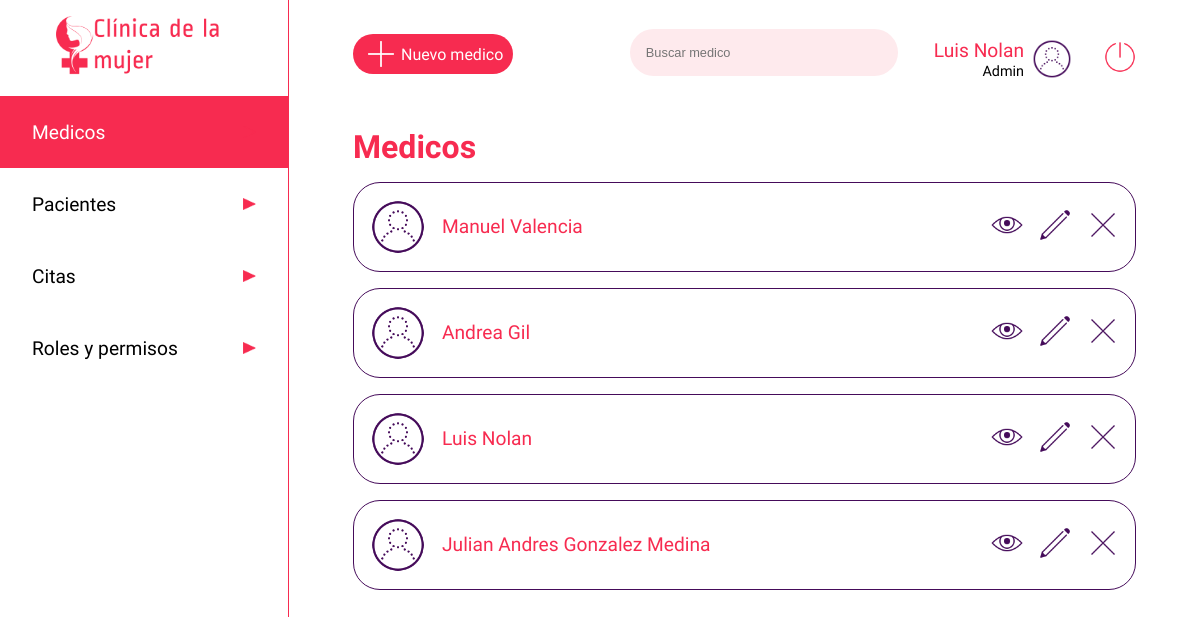
The page /medico (signed in) on the database its author committed.
### app.py (models this page shows, shortened)
class users(db.Model):
    __tablename__ = 'users'
    cedula = db.Column(db.Integer, primary_key=True)
    nombre=db.Column(db.String)
    apellido=db.Column(db.String)
    nacimiento=db.Column(db.String)
    eps=db.Column(db.String)
    email=db.Column(db.String, unique=True)
    telefono=db.Column(db.Integer)
    dir=db.Column(db.String)
    ciudad=db.Column(db.String)
    password=db.Column(db.String)
    rol =db.Column(db.String)
    especialidad = db.Column(db.String)
    estado = db.Column(db.Boolean)

### app.py (the view)
@app.route('/medico', methods=['GET'])
def medicouser():
    if 'usuarioIngresado' in session:
        medicos = users.query.filter_by(rol='medico')
        usuario = users.query.filter_by(cedula=int(session['usuarioIngresado'])).first()
        return render('medicos.html', listamedicos = medicos, row=usuario)
    else:
        return render('acceso-denegado.html')

### templates/medicos.html (shortened to what this page needs)
<!DOCTYPE html>
<html lang="es">
<head>
    <link rel="stylesheet" type="text/css" href="{{ url_for('static', filename='css/stylelist.css')}}">
</head>
<body>
    <header class="header">
        <a href="/dashboard" type="button" class="btn"><img src="{{ url_for('static', filename='images/iconoclinica.png')}}" class="logo" alt="Clinica de la mujer"></a>
        <nav>
            <ul class="menu">
                <li class="menuitems"><a href="/medico" class="menuselect"><span>Medicos</span><img src="{{ url_for('static', filename='images/triangulo.png')}}" class="flecha" alt=""></a></li>
                <li class="menuitems"><a href="/paciente" class="menulink"><span>Pacientes</span><img src="{{ url_for('static', filename='images/triangulo.png')}}" class="flecha" alt=""></a></li>
                <li class="menuitems"><a href="/listado-citas" class="menulink"><span>Citas</span><img src="{{ url_for('static', filename='images/triangulo.png')}}" class="flecha" alt=""></a></li>
                <li class="menuitems"><a href="/roles" class="menulink"><span>Roles y permisos</span><img src="{{ url_for('static', filename='images/triangulo.png')}}" class="flecha" alt=""></a></li>
            </ul>
        </nav>
    </header>
    <main class="main">
        <div class="searchuser2">
            <a href="/medico/new" class="newuser"><img src="{{ url_for('static', filename='images/plus_math_100px.png')}}"  class="profile" alt=""><span>Nuevo medico</span></a>
            <div>
                <input type="search" class="search" id="buscador" placeholder="Buscar medico">
                <div class="perfil">
                    <div>
                        <span class="nameuser">{{row.nombre}} {{row.apellido}}</span><br>
                        <span class="roluser">Admin</span>
                    </div>
                    <img src="{{ url_for('static', filename='images/test_account_100px.png')}}"  class="profile" alt="">
                    <a href="/logout" type="button" class="btn"><img src="{{ url_for('static', filename='images/off.png')}}" class="logout" alt="Cerrar sesion"></a>
                </div>
            </div>
        </div>
        <div class="cuerpo">
            <h1 class="titulo"><span style="color:#F72B50">Medicos</span></h1>
            <div>
                <ul id=tabla>
                    {% for data in listamedicos %}
                        {% if data.estado == 1 %}
                        <div class="contenedor_user" id=datos>
                            <div class="nom_img">
                                <img src="{{ url_for('static', filename='images/test_account_100px.png')}}" class="imgp" alt="">
                                <span class="nombre_user">{{data.nombre}} {{data.apellido}}</span>
                            </div>
                            <div class="contenedortbtn">
                                <a href="medico/{{data.cedula}}" ><img src="{{ url_for('static', filename='images/eye_100px.png')}}" class="btned" alt=""></a>
                                <a href="medico/{{data.cedula}}/editar"><img src="{{ url_for('static', filename='images/edit_100px.png')}}" class="btned" alt=""></a>
                                <a href="medico/{{data.cedula}}/eliminar"><img src="{{ url_for('static', filename='images/delete_100px.png')}}" class="btned" alt=""></a>
                            </div>
                        </div>
                        {% endif %}
                    {% endfor %}
                </ul>
            </div>
    </main>
</body>
</html>

### static/css/stylelist.css (style rules this page uses)
* { padding: 0; margin: 0; }
.btned { width: 2rem; }
body { display: flex; }
.cuerpo { margin-top: 3rem; width: 100%; }
.contenedor_user { padding: 1rem; display: flex; justify-content: space-between; border: 0.1rem solid #450B5A; border-radius: 1.6875rem; align-items: center; margin-bottom: 1rem; }
.contenedortbtn { display: flex; justify-content: space-between; width: 8rem; }
.flecha { width: 0.8rem; height: 0.8rem; }
.perfil { display: inline-flex; align-items: center; text-align: right; margin-left: 2rem; justify-content: flex-end; }
.header { margin:0; display: inline-block; width: 18rem; height: 100vh; border-color: #F72B50; justify-content: center; }
.imgp { width: 3.5rem; }
.logo { display: block; height: 4rem; margin: auto; padding: 1rem; }
.logout { height: 2rem; margin-left: 2rem; }
.main { width: calc(100% - 18rem); padding: 1.8rem 4rem; border-left: 0.1rem solid #F72B50; }
.menu { font-family: 'Average Sans', sans-serif; list-style: none; color: black; }
.menulink { display: inline-flex; font-size: 1.2rem; width: 14rem; height: 1.5rem; padding: 1.5rem 2rem; text-decoration: none; color: black; background-color: white; justify-content: space-between; align-items: center; margin: 0; }
.menuselect { display: inline-flex; font-size: 1.2rem; width: 14rem; height: 1.5rem; padding: 1.5rem 2rem; text-decoration: none; color: black; background-color: #F72B50; color: white; justify-content: space-between; align-items: center; margin: 0; }
.nombre_user { font-family: 'Average Sans', sans-serif; font-size: 1.2rem; color: #F72B50; margin-left: 1rem; }
.nom_img { display: flex; align-items: center; }
.nameuser { font-family: 'Ropa Sans', sans-serif; font-size: 1.2rem; color: #F72B50; }
.newuser { display: flex; width: 10rem; background: #F72B50; color: white; font-size: 1rem; font-family: 'Average Sans', sans-serif; border-radius: 1.6875rem; align-items: center; text-decoration: none; margin-right: 2rem; }
.roluser { font-family: 'Ropa Sans', sans-serif; font-size: 0.9rem; }
.profile { height: 2.5rem; margin-left: 0.5rem; }
.search { width: 16.75rem; padding: 1rem; background: #FEEAED; border: none; font-size: 0.8rem; color: black; border-radius: 1.6875rem; outline: none; }
.searchuser2 { display: flex; align-items: center; justify-content: space-between; width: 100%; }
.titulo { font-size: 2rem; font-family: 'Ropa Sans', sans-serif; margin-bottom: 1rem; }

### rows shown on the page
users: nombre "Luis", apellido "Nolan", estado True (drawn)
users: estado True (drawn), nombre "Manuel", apellido "Valencia"
users: estado True (drawn), nombre "Andrea", apellido "Gil"
users: estado True (drawn), nombre "Julian Andres", apellido "Gonzalez Medina"
